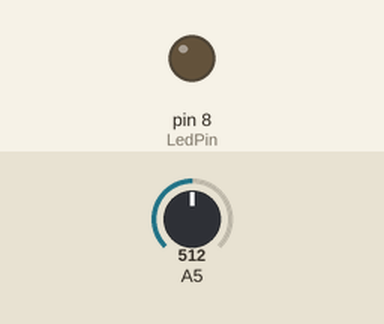
Simulated run of this sketch. Board: Arduino Uno, built with avr-gcc and run on an emulated ATmega328P. Parts: output pins drawn as LEDs (lit = HIGH). Inputs (shaded band) come from the test bench; at power-on: A5 = 512.

Above: at 1.2 s.
1.3 s: A5 set to 986
2.8 s: A5 set to 1012
At 3.6 s:
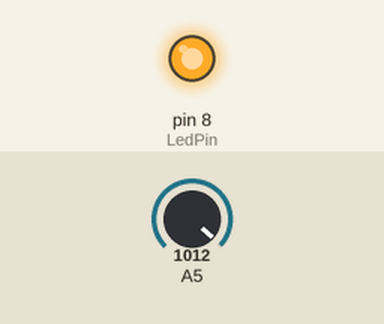
4.3 s: A5 set to 990
At 4.7 s:
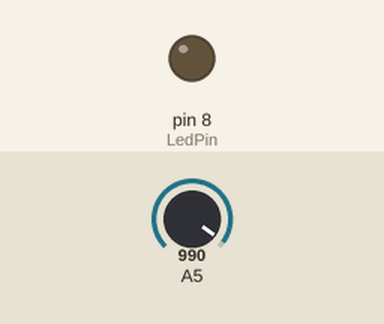
5.8 s: A5 set to 1010
At 7.0 s:
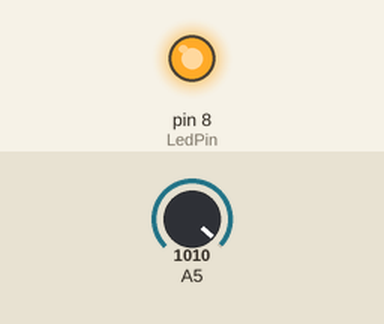
Timing chart, 0 to 8.3 s (numbered marks = the images above; inputs shaded):
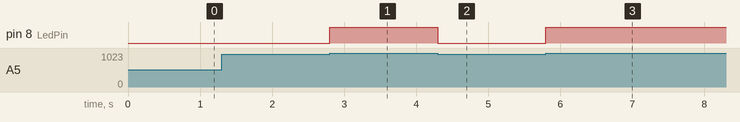

Measured:
- the behaviour switches between 1000 and 1001 on A5 (found by bisection; images 0 and 1)
- after the input at 1.3 s, every drawn part: stays the same
- after the input at 2.8 s, pin 8 (LedPin): LOW → HIGH at once
- after the input at 4.3 s, pin 8 (LedPin): HIGH → LOW at once
- after the input at 5.8 s, pin 8 (LedPin): LOW → HIGH at once

The sketch:

Tilt_Ball_Switch_Code.ino
```cpp
const int LedPin=8;//the led attach to
void setup()
{
    pinMode(LedPin,OUTPUT);//initialize the LedPin as an output
}
void loop()
{
    int i;
    while(1)
    {
       i=analogRead(5);//Read the simulation 5 voltage value
       if(i>1000)//If it's greater than 512 (2.5v)
       {
          digitalWrite(LedPin,HIGH);//turn led on
       }
       else
       {
          digitalWrite(LedPin,LOW);//turn led off
       }
    }
}
```
